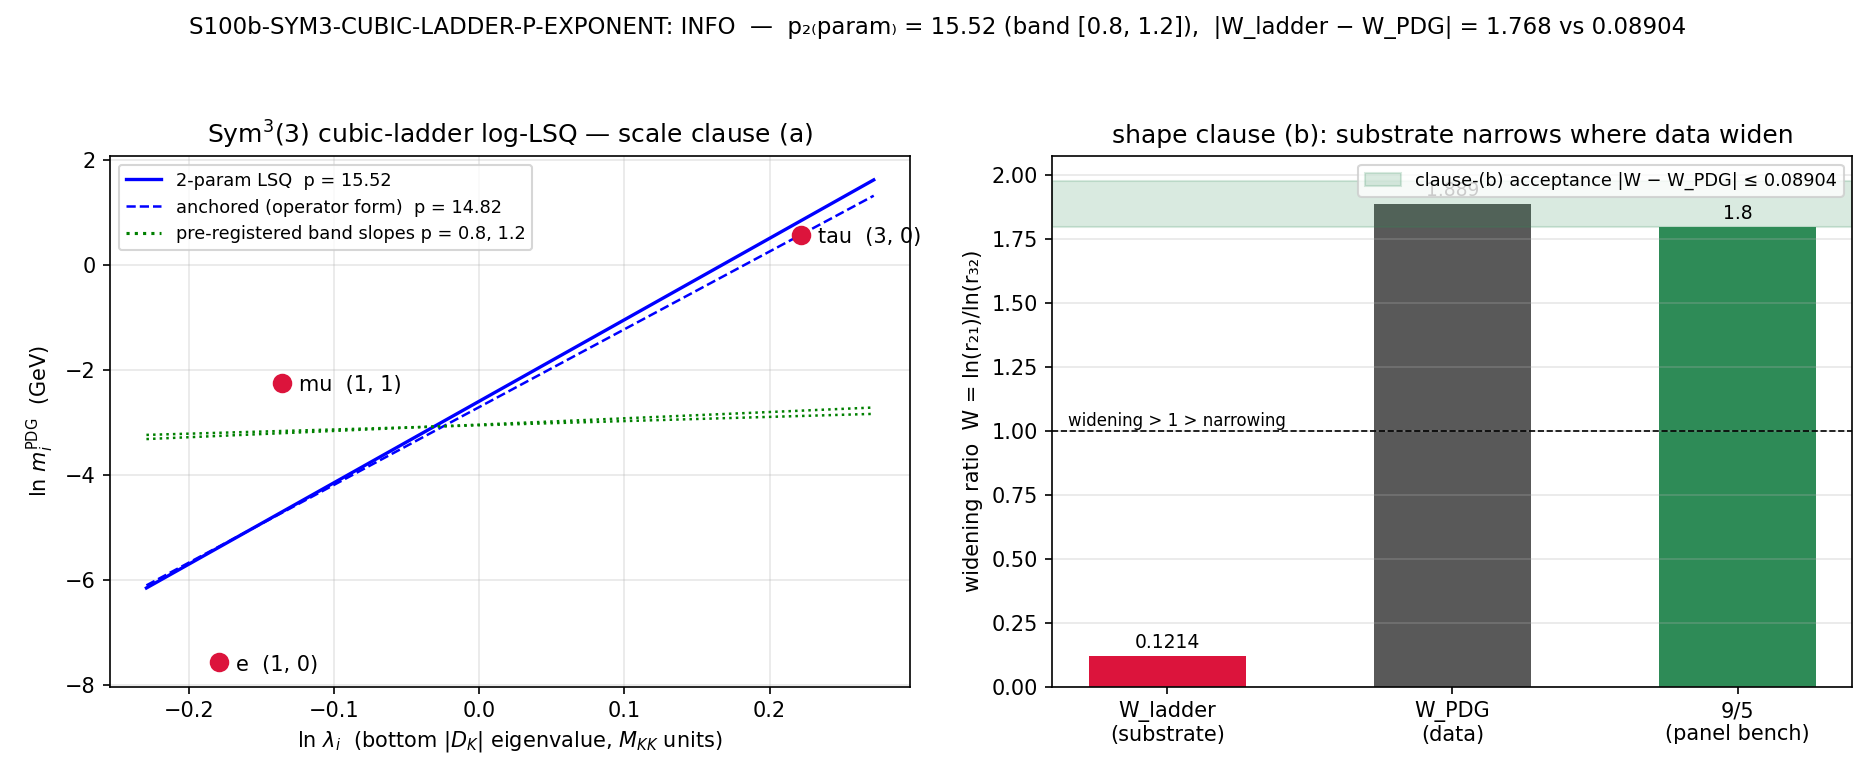

This figure's Python source:
#!/usr/bin/env python3
"""
S100b W2-1 S100b-SYM3-CUBIC-LADDER-P-EXPONENT — Sym^3(3) cubic-ladder hierarchy exponent
=========================================================================================

Gate: S100b-SYM3-CUBIC-LADDER-P-EXPONENT ([VERIFY], classification PARTICLE)
Plan: sessions/session-plan/session-100b-plan-w2.md §W2-1 (R3 gate block)

Pre-registered threshold (plan §W2-1 operator):
  PASS iff (a) p_fit in [0.8, 1.2] (closed interval)
       AND (b) |W_ladder - W_PDG| <= |9/5 - W_PDG|,
  where W_ladder = ln(lambda_2/lambda_1)/ln(lambda_3/lambda_2),
        W_PDG    = ln(m_mu/m_e)/ln(m_tau_PDG/m_mu).
  Ladder-presence predicate (gates FAIL): lambda_1 < lambda_2 < lambda_3 strict with
  relative separation > 1e-9.
  FAIL iff no ladder (degenerate triple). INFO iff ladder present but (a) or (b) fails
  — the EXPECTED outcome (dual-prior Track B, prior 0.90).

FIT-FORM DUAL EVALUATION (honest in-plan-discrepancy disclosure, math-scripts.md
§"Plan-author discipline" / v3-closure-recovery Class-1 boundary):
  The plan block carries TWO non-identical fit forms:
    (i)  method.description + machinery_pin_map.fit_form: "log-LSQ, 3 points,
         2 params (p, c)" — free-intercept LSQ slope  [HEADLINE p_fit; matches the
         convention tag log-LSQ-3pt-PDG-target; 2 of 3 plan fields]
    (ii) operator.form: p_fit = argmin_p sum_i [ln(m_i/m_3) - p*ln(lambda_i/lambda_3)]^2
         — anchored-at-tau through-origin form on normalized contrasts  [CROSS-CHECK]
  Both are computed; clause (a) is evaluated under BOTH; the script records the
  agreement flag. With the SHA-pinned cache the two values are 15.52 vs 14.82 —
  clause-(a)-equivalent (both far above the band), so the discrepancy is NOT a
  verdict lever (no convention-shopping surface).

Mechanism class (paper-02, fetched-source-only per feedback_research-corpus):
  Teli & Singh, "Fermion Mass Hierarchies and the Exceptional Jordan Algebra"
  (arXiv:2605.24866, SHA-pinned PDF). Hermitian elements of J_3(O_C) yield three
  ordered spectral scales (a, b, c) (closed-form cubic eigenvalues, paper Eq. 75);
  ladder composition R_13 = R_12 R_23 forces a power law Phi(x) = x^p (Eqs. 46-48);
  masses follow sqrt(m_i) ∝ Lambda_i^p (Eq. 63; "square-root regime" p ~= 1).
  Charged leptons = Dynkin-reflected down-sector ladder with an extra spectral
  tilt T_l on the lower rung (Eqs. 61-62). Their global fit promotes (r, p, Phi_e)
  to FITTED spectral moduli: r = -0.98747, p = 0.98747, cos Phi_e = -0.50877,
  chi^2_log = 0.0745 (runtime-verified against the SHA-pinned PDF below).
  Substrate realization: the bottom-3 generation-sector eigenvalues of D_K on
  Jensen-deformed SU(3) at tau_fold — sectors (1,0)/(1,1)/(3,0), C_2 = (4/3, 3, 6) —
  play the role of the ordered spectral scales (a, b, c). NOTHING is fitted on the
  substrate side: the eigenvalues are derived, which is exactly the §VII.BL
  Generation-Blindness test content.

CIRCULARITY GUARD (SOURCE-RECON class-(d), plan pdg_pins):
  canonical m_tau = 2.062 is the S42 modulus mass at fold (M_KK units) = the S62
  J-ratio image 19.52 x m_mu — a FRAMEWORK-DERIVED value, NOT the PDG tau mass.
  The PDG target MUST be m_tau_PDG = 1.77686 GeV (plan inline pin; ALSO canonical
  since S100a, gate S100a-CONNES-DISTANCE-LADDER — runtime-asserted equal).
  This script asserts the target NEVER touches m_tau = 2.062.

STRUCTURAL ANNOTATION (plan method, not gate-bearing):
  The mass-sector mapping is PHASE-FREE (real LSQ on |lambda| magnitudes vs real
  PDG masses), consistent with the S99 reality adjudication: mass splitting comes
  from |w| only; the octonionic-phase analog (arg w) lives in the MIXING sector
  (PMNS/CP), not in masses. Paper-02's fitted charged-lepton octonionic phase
  Phi_e (entering their cubic det-invariant tau, Table II "64 cos Phi_e") is
  therefore mapped onto the MIXING sector of eps_LX, not onto this mass fit.

Inputs (SHA-256 dual-pinned; S84+ schema):
  - computations/session-84/s84_spectrum_cache_L12_tau019.npz   (HARD-pinned vs plan SHA)
  - downloads/research-sweep-s99/ncg-spectral-action/02_Jordan-spectral_Fermion-Mass-
    Hierarchies-Exceptional-Jordan-Algebra.pdf                   (HARD-pinned vs plan SHA)
  - sessions/permanent-results-registry.md                       (runtime SHA; §VII.BL cited)
  - computations/_shared/canonical_constants.py                  (runtime SHA; feeds audit)
  - script bytes (feeds BOTH audit_sha256 and content_sha256)
  - machinery pinmap JSON (sectors, assignment, fit forms, thresholds, pdg pins)
    folded into the pin map (feeds audit_sha256)

Output 4-tuple:
  (value=<payload>, scheme=Sym3-cubic-ladder-paper02,
   convention=log-LSQ-3pt-PDG-target, L_max=12)

DISCIPLINE
----------
- `from canonical_constants import *`; intermediates tagged `# (local)`
- cpu-cap-OMP8 (3-point fit; OMP_NUM_THREADS=8 BEFORE numpy import) per plan GPU_path
- dual-SHA (audit + content) per S84+; verdict via emit_verdict MCP tool
  (script PRINTS the payload via print_verdict_payload; NEVER open("a") the
  verdict file — Windows cross-process append race, S98 lost 5/8 lines)
- directional prediction pre-registered in the plan substitution chain =>
  sign/magnitude/regime 3-tuple in the payload (all-three-or-none), with the
  schema-v2 collapse rule asserted consistent with the gate-rubric composite
- exit code reflects script health ONLY (math-scripts.md §"Exit Codes")
"""

from __future__ import annotations

# ---------------------------------------------------------------------------
# Section 0 — CPU thread cap BEFORE numpy import (plan GPU_path: cpu-cap-OMP8)
# ---------------------------------------------------------------------------
import os
import sys

os.environ.setdefault("OMP_NUM_THREADS", "8")
os.environ.setdefault("MKL_NUM_THREADS", "8")

# canonical_constants.py lives in computations/_shared/ — put it on sys.path
# before the import (idiom matching computations/session-99/s99_w3_seesaw_summnu.py).
_SHARED_PATH = os.path.join(
    os.path.dirname(os.path.dirname(os.path.abspath(__file__))), "_shared"
)
if _SHARED_PATH not in sys.path:
    sys.path.insert(0, _SHARED_PATH)

# ---------------------------------------------------------------------------
# Section 1 — Canonical constants (MANDATORY first import)
# ---------------------------------------------------------------------------
from canonical_constants import *  # noqa: F401,F403,E402  (m_e, m_mu, m_tau_PDG, m_tau, tau_fold, M_KK)

# ---------------------------------------------------------------------------
# Section 2 — Standard imports
# ---------------------------------------------------------------------------
import hashlib  # noqa: E402
import json  # noqa: E402
import time  # noqa: E402
from fractions import Fraction  # noqa: E402
from pathlib import Path  # noqa: E402

import numpy as np  # noqa: E402  (3x3-scale algebra only -> CPU correct per plan pin)

import matplotlib  # noqa: E402

matplotlib.use("Agg")
import matplotlib.pyplot as plt  # noqa: E402

# ---------------------------------------------------------------------------
# Section 3 — Paths + pre-registration (plan §W2-1)
# ---------------------------------------------------------------------------
SESSION_DIR = Path(__file__).resolve().parent
COMPUTATIONS_DIR = SESSION_DIR.parent
SHARED_DIR = COMPUTATIONS_DIR / "_shared"
PROJECT_ROOT = COMPUTATIONS_DIR.parent

SESSION = "100b"                                                   # (local)
GATE_ID = "S100b-SYM3-CUBIC-LADDER-P-EXPONENT"                     # (local)
SCHEME = "Sym3-cubic-ladder-paper02"                               # (local)
CONVENTION = "log-LSQ-3pt-PDG-target"                              # (local)
L_MAX = 12                                                         # (local) cache truncation

# Pre-registered gate boundaries (plan §W2-1; strict_PASS_boundary + operator)
P_BAND_LO = 0.8                # clause (a) lower edge, closed interval (Sage-QQ 4/5)   # (local)
P_BAND_HI = 1.2                # clause (a) upper edge, closed interval (Sage-QQ 6/5)   # (local)
W_BENCH_CANDIDATE = 9.0 / 5.0  # 9/5 = 1.800 S99 fermion-mass-panel widening candidate  # (local)
LADDER_RELSEP_MIN = 1e-9       # ladder-presence strict-ordering relative separation    # (local)
PUBLICATION_SIG_FIGS = 4       # p_fit, W_ladder published at 4 sig figs (Class 8.3)    # (local)

# Pinned generation-sector assignment (plan machinery_pin_map; lowest-C_2 first)
SECTORS = [(1, 0), (1, 1), (3, 0)]                                 # (local)
GENERATIONS = ["e", "mu", "tau"]                                   # (local)

# Plan-freeze dry-run reference eigenvalues (2026-06-06; same SHA-pinned cache —
# recomputed here, compared as a drift check; plan §W2-1 substitution_chain Step 1)
LAMBDA_PLANFREEZE_REF = (
    0.8358935078737343,
    0.8729750338775074,
    1.2482641332621027,
)                                                                  # (local)
W_BENCH_PLANFREEZE_REF = 0.08910  # plan-freeze reference for |9/5 - W_PDG|     # (local)

# PDG pins (plan pdg_pins). m_e, m_mu imported from canonical_constants (PDG 2024
# full precision; the plan's printed 0.000510999 / 0.105658 are their rounded forms).
# m_tau_PDG: plan INLINE PIN 1.77686 GeV (PDG-2024, 1776.86 +- 0.12 MeV); ALSO
# canonical since S100a — both sourced and asserted equal below.
M_TAU_PDG_PLAN_INLINE = 1.77686  # GeV; plan §W2-1 inline pin (PDG-2024 vintage)  # (local)

# Plan-pinned input SHAs (input_files block)
SHA_CACHE_PLAN = "9e6d9cf7fd6a6949d622441b26fb9c2fa568654a22dc802e99898c326ca0f8d9"  # (local)
SHA_PAPER02_PLAN = "86f95f0839ca24df6d7290bea9718bbba2c73fb350a43a37761227d1bfe32435"  # (local)

CACHE_PATH = COMPUTATIONS_DIR / "session-84" / "s84_spectrum_cache_L12_tau019.npz"
PAPER02_PATH = (
    PROJECT_ROOT
    / "downloads"
    / "research-sweep-s99"
    / "ncg-spectral-action"
    / "02_Jordan-spectral_Fermion-Mass-Hierarchies-Exceptional-Jordan-Algebra.pdf"
)
REGISTRY_PATH = PROJECT_ROOT / "sessions" / "permanent-results-registry.md"
CANONICAL_PATH = SHARED_DIR / "canonical_constants.py"

OUT_NPZ = SESSION_DIR / "s100b_w2_1_sym3_cubic_ladder_p_exponent.npz"
OUT_PNG = SESSION_DIR / "s100b_w2_1_sym3_cubic_ladder_p_exponent.png"

INPUT_FILES = [CANONICAL_PATH, CACHE_PATH, PAPER02_PATH, REGISTRY_PATH]


# ---------------------------------------------------------------------------
# Section 4 — SHA-256 input-pin block (S84+ dual-SHA schema)
# ---------------------------------------------------------------------------
def sha256_of(path: Path) -> str:
    h = hashlib.sha256()  # (local)
    try:
        h.update(path.read_bytes())
    except OSError:
        return ""
    return h.hexdigest()


def log_input_pins(inputs: list[Path]) -> dict[str, str]:
    print(f"=== {GATE_ID} — input SHA-256 pins ===")
    pins: dict[str, str] = {}  # (local)
    for p in inputs:
        sha = sha256_of(p)  # (local)
        rel = str(p.relative_to(PROJECT_ROOT)).replace("\\", "/")  # (local)
        print(f"  {rel}: {sha[:16]}...")
        pins[rel] = sha
    return pins


def compute_dual_sha(
    script_path: Path, canonical_path: Path, pins: dict[str, str]
) -> tuple[str, str]:
    """(audit_sha256, content_sha256) per S84+ schema.

    audit_sha256   = sha256( script || canonical_constants.py || pinmap_json )
        where pinmap_json covers {file relpath: sha} PLUS the machinery pinmap
        pseudo-entry (PINMAP::machinery -> sha256 of the machinery-pin JSON),
        satisfying the plan audit_discriminators list: ["script", "s84 cache SHA",
        "pinmap (sectors, assignment, fit_form, thresholds, pdg_pins)",
        "canonical_constants.py SHA at runtime"].
    content_sha256 = sha256( script )
    """
    script_bytes = script_path.read_bytes()  # (local)
    canonical_bytes = canonical_path.read_bytes()  # (local)
    pinmap_json = json.dumps(
        dict(sorted(pins.items())), separators=(",", ":"), sort_keys=True
    ).encode("utf-8")  # (local)

    h_audit = hashlib.sha256()  # (local)
    h_audit.update(script_bytes)
    h_audit.update(canonical_bytes)
    h_audit.update(pinmap_json)

    h_content = hashlib.sha256()  # (local)
    h_content.update(script_bytes)
    return h_audit.hexdigest(), h_content.hexdigest()


# ---------------------------------------------------------------------------
# Section 5 — Compute
# ---------------------------------------------------------------------------
def casimir_su3(p: int, q: int) -> Fraction:
    """Exact SU(3) quadratic Casimir C_2(p,q) = (p^2 + q^2 + pq + 3p + 3q)/3."""
    return Fraction(p * p + q * q + p * q + 3 * p + 3 * q, 3)


def verify_paper02_bestfit(pdf_path: Path) -> dict:
    """Runtime verification that the cited paper-02 best-fit moduli are present
    in the SHA-pinned PDF (fetched-source-only discipline; NOT gate-bearing).
    Targets: r = -0.98747, p = 0.98747, cos Phi_e = -0.50877, chi2_log = 0.0745.
    """
    out = {
        "extraction_ok": False,
        "found_098747_count": 0,
        "found_050877": False,
        "found_00745": False,
    }  # (local)
    try:
        from pypdf import PdfReader  # noqa: E402

        reader = PdfReader(str(pdf_path))  # (local)
        text = "".join(pg.extract_text() for pg in reader.pages)  # (local)
        compact = "".join(text.split())  # (local) whitespace-stripped
        out["found_098747_count"] = compact.count("0.98747")
        out["found_050877"] = "0.50877" in compact
        out["found_00745"] = "0.0745" in compact
        out["extraction_ok"] = (
            out["found_098747_count"] >= 2 and out["found_050877"] and out["found_00745"]
        )
    except Exception as exc:  # pragma: no cover — diagnostic only
        out["error"] = repr(exc)
    return out


def collapse_3tuple(sign_v: str, mag_v: str, regime_v: str) -> str:
    """Schema-v2 composite-collapse rule (gate-verdicts.md; pre-registered)."""
    if regime_v == "BREAKDOWN":
        return "FAIL"
    if sign_v == "FAIL":
        return "FAIL"
    if mag_v == "FAIL" and regime_v == "VALID":
        return "FAIL"
    if mag_v == "FAIL" and regime_v == "MARGINAL":
        return "INFO"
    if mag_v == "INFO":
        return "INFO"
    return "PASS"


def compute() -> dict:
    r: dict = {}  # (local) result accumulator

    # --- 5.0 Input-integrity hard asserts (plan-pinned SHAs) ------------------
    sha_cache = sha256_of(CACHE_PATH)  # (local)
    sha_paper = sha256_of(PAPER02_PATH)  # (local)
    assert sha_cache == SHA_CACHE_PLAN, (
        f"cache SHA drift: {sha_cache} != plan pin {SHA_CACHE_PLAN}"
    )
    assert sha_paper == SHA_PAPER02_PLAN, (
        f"paper-02 SHA drift: {sha_paper} != plan pin {SHA_PAPER02_PLAN}"
    )
    registry_bytes = REGISTRY_PATH.read_bytes()  # (local)
    vii_bl_cited = b"VII.BL" in registry_bytes  # (local)
    assert vii_bl_cited, "permanent-results-registry.md lacks §VII.BL anchor"
    r["vii_bl_present_in_registry"] = vii_bl_cited

    # --- 5.1 Circularity guard (plan pdg_pins; SOURCE-RECON class-(d)) --------
    # m_tau_PDG: canonical (S100a) MUST equal the plan inline pin 1.77686.
    assert m_tau_PDG == M_TAU_PDG_PLAN_INLINE, (
        f"m_tau_PDG canonical {m_tau_PDG} != plan inline pin {M_TAU_PDG_PLAN_INLINE}"
    )
    m_tau_target = m_tau_PDG  # (local) THE PDG target used below
    # The forbidden framework-derived value (canonical m_tau = 2.062, the S42
    # modulus mass = S62 J-ratio image 19.52 x m_mu) must NOT be the target:
    assert m_tau_target != m_tau, (
        "CIRCULARITY GUARD TRIPPED: PDG target equals canonical m_tau=2.062"
    )
    j_ratio_image = 19.52 * m_mu  # (local) S62 J-ratio image, documents the identity
    r["guard_m_tau_canonical"] = float(m_tau)
    r["guard_j_ratio_image_19p52_mmu"] = float(j_ratio_image)
    r["guard_m_tau_is_j_ratio_image"] = bool(abs(m_tau - j_ratio_image) < 5e-4)
    r["m_tau_target_GeV"] = float(m_tau_target)
    r["m_e_GeV"] = float(m_e)
    r["m_mu_GeV"] = float(m_mu)

    # --- 5.2 Load the SHA-pinned L12 master spectrum cache --------------------
    cache = np.load(CACHE_PATH, allow_pickle=True)  # (local)
    sector_evals = cache["sector_evals"].item()  # (local) {(p,q): {dim, level, abs_evals}}
    lambdas = np.array(
        [float(np.min(np.asarray(sector_evals[pq]["abs_evals"]))) for pq in SECTORS]
    )  # (local) bottom |eigenvalue| per sector, M_KK units
    r["lambdas_MKK"] = lambdas
    r["sector_dims"] = np.array([int(sector_evals[pq]["dim"]) for pq in SECTORS])

    # Plan-freeze drift check (same SHA-pinned cache => must be bit-identical)
    drift = np.max(
        np.abs(lambdas - np.array(LAMBDA_PLANFREEZE_REF)) / np.array(LAMBDA_PLANFREEZE_REF)
    )  # (local)
    assert drift < 1e-12, f"eigenvalue drift vs plan-freeze reference: {drift}"
    r["planfreeze_drift_max_rel"] = float(drift)

    # Exact C_2 rationals + triality diagnostic
    c2_exact = [casimir_su3(p, q) for (p, q) in SECTORS]  # (local)
    assert c2_exact == [Fraction(4, 3), Fraction(3), Fraction(6)], (
        f"C_2 mismatch: {c2_exact}"
    )
    r["C2_exact_str"] = json.dumps([str(c) for c in c2_exact])
    r["C2_float"] = np.array([float(c) for c in c2_exact])
    r["triality_t"] = np.array([(p - q) % 3 for (p, q) in SECTORS])  # expect (1, 0, 0)

    # --- 5.3 Ladder-presence predicate (gates FAIL) ----------------------------
    relsep = np.diff(lambdas) / lambdas[:-1]  # (local) relative separations
    ladder_present = bool(np.all(np.diff(lambdas) > 0) and np.all(relsep > LADDER_RELSEP_MIN))  # (local)
    r["relsep"] = relsep
    r["ladder_present"] = ladder_present

    # --- 5.4 Log coordinates ----------------------------------------------------
    masses = np.array([m_e, m_mu, m_tau_target])  # (local) GeV, PDG pins
    x = np.log(lambdas)  # (local) ln lambda_i
    y = np.log(masses)  # (local) ln m_i

    # --- 5.5 Fits (dual-form; see module docstring) ------------------------------
    # (i) HEADLINE: 2-param free-intercept log-LSQ (method.description +
    #     machinery_pin_map.fit_form; convention=log-LSQ-3pt-PDG-target)
    xbar, ybar = x.mean(), y.mean()  # (local)
    p_fit_2param = float(np.sum((x - xbar) * (y - ybar)) / np.sum((x - xbar) ** 2))  # (local)
    c_fit = float(ybar - p_fit_2param * xbar)  # (local) intercept
    # (ii) CROSS-CHECK: operator-block anchored form, argmin over p only of
    #      sum_i [ln(m_i/m_3) - p ln(lambda_i/lambda_3)]^2 (through-origin on contrasts)
    u = x - x[2]  # (local)
    v = y - y[2]  # (local)
    p_fit_anchored = float(np.sum(u * v) / np.sum(u * u))  # (local)
    # Per-step exponents (substitution-chain Steps 4-5 mirror)
    p_21 = float((y[1] - y[0]) / (x[1] - x[0]))  # (local)
    p_32 = float((y[2] - y[1]) / (x[2] - x[1]))  # (local)
    r.update(
        p_fit_2param=p_fit_2param,
        c_fit=c_fit,
        p_fit_anchored=p_fit_anchored,
        p_21=p_21,
        p_32=p_32,
        p_paper_convention=p_fit_2param / 2.0,  # paper Eq. 63 sqrt(m) ∝ Λ^p => ln m = 2p ln Λ
    )

    # --- 5.6 Clause (a): interval membership ------------------------------------
    clause_a_2param = bool(P_BAND_LO <= p_fit_2param <= P_BAND_HI)  # (local)
    clause_a_anchored = bool(P_BAND_LO <= p_fit_anchored <= P_BAND_HI)  # (local)
    fit_form_clause_agreement = clause_a_2param == clause_a_anchored  # (local)
    clause_a = clause_a_2param  # (local) headline form is gate-bearing
    r.update(
        clause_a=clause_a,
        clause_a_2param=clause_a_2param,
        clause_a_anchored=clause_a_anchored,
        fit_form_clause_agreement=fit_form_clause_agreement,
    )

    # --- 5.7 Clause (b): shape test (p-independent under a pure power law) ------
    W_ladder = float((x[1] - x[0]) / (x[2] - x[1]))  # (local) ln(l2/l1)/ln(l3/l2)
    W_PDG = float((y[1] - y[0]) / (y[2] - y[1]))  # (local) ln(mmu/me)/ln(mtau/mmu)
    benchmark = abs(W_BENCH_CANDIDATE - W_PDG)  # (local) |9/5 - W_PDG| from pins at runtime
    residual = abs(W_ladder - W_PDG)  # (local)
    clause_b = bool(residual <= benchmark)  # (local)
    # Internal-consistency identity: W_ladder / W_PDG == p_32 / p_21 exactly
    ident_resid = abs(W_ladder / W_PDG - p_32 / p_21)  # (local)
    assert ident_resid < 1e-12, f"W-ratio/per-step-exponent identity broken: {ident_resid}"
    r.update(
        W_ladder=W_ladder,
        W_PDG=W_PDG,
        benchmark_abs_9_5_minus_WPDG=benchmark,
        residual_abs_Wladder_minus_WPDG=residual,
        clause_b=clause_b,
        identity_Wratio_vs_perstep_resid=ident_resid,
        benchmark_planfreeze_ref=W_BENCH_PLANFREEZE_REF,
    )

    # --- 5.8 Diagnostics (NOT gate-bearing) --------------------------------------
    # Friedrich-Bär ratios eta_FB = lambda_min / sqrt(C_2 + 1) per sector, and the
    # pure-Casimir-ladder widening W_Casimir (what an undeformed sqrt(C_2+1)
    # tower would give): both document the Casimir-scaling floor of the chain.
    eta_fb = lambdas / np.sqrt(r["C2_float"] + 1.0)  # (local)
    c2p1 = r["C2_float"] + 1.0  # (local)
    W_casimir = float(
        (0.5 * np.log(c2p1[1] / c2p1[0])) / (0.5 * np.log(c2p1[2] / c2p1[1]))
    )  # (local)
    r["eta_FB"] = eta_fb
    r["W_casimir"] = W_casimir
    # eps_LX two-axis gap quantification (plan INFO_meaning)
    r["scale_gap_p_over_1"] = p_fit_2param / 1.0
    r["shape_gap_residual_over_benchmark"] = residual / benchmark

    # --- 5.9 Paper-02 runtime verification (fetched-source-only) ----------------
    r["paper02_verification"] = verify_paper02_bestfit(PAPER02_PATH)

    # --- 5.10 Verdict (gate rubric, plan §W2-1) ----------------------------------
    if not ladder_present:
        composite = "FAIL"  # (local)
    elif clause_a and clause_b:
        composite = "PASS"  # (local)
    else:
        composite = "INFO"  # (local)
    r["composite"] = composite

    # --- 5.11 Schema-v2 3-tuple (directional prediction pre-registered in the
    #          plan substitution chain => all-three-or-none required) ------------
    # sign: chain predicts p out-of-band ABOVE (O(10-100)) AND ladder narrowing
    #       where the data widen (W_ladder < W_PDG) AND both clauses fail.
    predicted_direction_realized = (
        (p_fit_2param > P_BAND_HI)
        and (W_ladder < W_PDG)
        and (not clause_a)
        and (not clause_b)
    )  # (local)
    if not ladder_present:
        sign_v = "N/A"  # (local) degenerate triple: no directional content
    else:
        sign_v = "PASS" if predicted_direction_realized else "FAIL"  # (local)
    # magnitude: gate-rubric mapping — PASS iff both clauses pass; INFO iff ladder
    # present with a clause failure (the pre-registered INFO band is UNBOUNDED by
    # construction: INFO_meaning assigns ANY ladder-present clause-failure to INFO);
    # FAIL iff no ladder.
    if not ladder_present:
        mag_v = "FAIL"  # (local)
    elif clause_a and clause_b:
        mag_v = "PASS"  # (local)
    else:
        mag_v = "INFO"  # (local)
    # regime: deterministic 3-point closed-form fit on cache reads — no expansion,
    # no scan, no auto-shortening => VALID throughout.
    regime_v = "VALID"  # (local)
    collapsed = collapse_3tuple(sign_v, mag_v, regime_v)  # (local)
    assert collapsed == composite, (
        f"3-tuple collapse {collapsed} != gate-rubric composite {composite}"
    )
    r.update(sign_verdict=sign_v, magnitude_verdict=mag_v, regime_verdict=regime_v)

    # --- 5.12 Dual-prior track resolution (plan dual_prior discriminator) -------
    if composite == "PASS":
        track = "track_A_posterior_0.9"  # (local)
    elif composite == "INFO" and not clause_a:
        track = "track_B_posterior_0.9"  # (local)
    else:
        track = "degenerate_triple_reexamine_assignment"  # (local)
    r["dual_prior_resolution"] = track

    return r


# ---------------------------------------------------------------------------
# Section 6 — Payload printer (agent calls mcp__knowledge__emit_verdict)
# ---------------------------------------------------------------------------
def print_verdict_payload(
    verdict: str,
    value,
    audit_sha: str,
    content_sha: str,
    sign_verdict: str | None = None,
    magnitude_verdict: str | None = None,
    regime_verdict: str | None = None,
    companion_note: str = "",
    extra_rows: list[str] | None = None,
) -> dict:
    payload: dict = {
        "session": SESSION,  # letter-suffixed sub-session => string, not int
        "gate_id": GATE_ID,
        "verdict": verdict,
        "value": str(value),
        "scheme": SCHEME,
        "convention": CONVENTION,
        "l_max": str(L_MAX),
        "audit_sha256": audit_sha,
        "content_sha256": content_sha,
        "schema_version": "S84+",
    }  # (local)
    if companion_note:
        payload["companion_note"] = companion_note
    if not (sign_verdict is None and magnitude_verdict is None and regime_verdict is None):
        payload["sign_verdict"] = sign_verdict
        payload["magnitude_verdict"] = magnitude_verdict
        payload["regime_verdict"] = regime_verdict
    if extra_rows:
        payload["extra_rows"] = list(extra_rows)
    print("<<<EMIT_VERDICT_PAYLOAD>>>")
    print(json.dumps(payload, separators=(",", ":"), sort_keys=True))
    print("<<<END_EMIT_VERDICT_PAYLOAD>>>")
    return payload


# ---------------------------------------------------------------------------
# Section 7 — Plot
# ---------------------------------------------------------------------------
def make_plot(r: dict) -> None:
    lam = r["lambdas_MKK"]  # (local)
    masses = np.array([r["m_e_GeV"], r["m_mu_GeV"], r["m_tau_target_GeV"]])  # (local)
    x = np.log(lam)  # (local)
    y = np.log(masses)  # (local)

    fig, axes = plt.subplots(1, 2, figsize=(12.5, 5.2))  # (local)

    ax = axes[0]  # (local)
    ax.scatter(x, y, s=70, c="crimson", zorder=5)
    for xi, yi, g, pq in zip(x, y, GENERATIONS, SECTORS):
        ax.annotate(
            f"{g}  {pq}", (xi, yi), textcoords="offset points", xytext=(8, -4), fontsize=10
        )
    xx = np.linspace(x.min() - 0.05, x.max() + 0.05, 50)  # (local)
    ax.plot(
        xx,
        r["p_fit_2param"] * xx + r["c_fit"],
        "b-",
        lw=1.6,
        label=f"2-param LSQ  p = {r['p_fit_2param']:.4g}",
    )
    ax.plot(
        xx,
        y[2] + r["p_fit_anchored"] * (xx - x[2]),
        "b--",
        lw=1.2,
        label=f"anchored (operator form)  p = {r['p_fit_anchored']:.4g}",
    )
    xc, yc = x.mean(), y.mean()  # (local) centroid for band wedge
    for pb, ls in [(P_BAND_LO, ":"), (P_BAND_HI, ":")]:
        ax.plot(xx, yc + pb * (xx - xc), color="green", ls=ls, lw=1.2)
    ax.plot([], [], "g:", label="pre-registered band slopes p = 0.8, 1.2")
    ax.set_xlabel(r"$\ln\,\lambda_i$  (bottom $|D_K|$ eigenvalue, $M_{KK}$ units)")
    ax.set_ylabel(r"$\ln\,m_i^{\rm PDG}$  (GeV)")
    ax.set_title("Sym$^3$(3) cubic-ladder log-LSQ — scale clause (a)")
    ax.legend(fontsize=8.5, loc="upper left")
    ax.grid(alpha=0.3)

    ax = axes[1]  # (local)
    labels = ["W_ladder\n(substrate)", "W_PDG\n(data)", "9/5\n(panel bench)"]  # (local)
    vals = [r["W_ladder"], r["W_PDG"], W_BENCH_CANDIDATE]  # (local)
    bars = ax.bar(labels, vals, color=["crimson", "0.35", "seagreen"], width=0.55)  # (local)
    bench = r["benchmark_abs_9_5_minus_WPDG"]  # (local)
    ax.axhspan(
        r["W_PDG"] - bench,
        r["W_PDG"] + bench,
        color="seagreen",
        alpha=0.18,
        label=f"clause-(b) acceptance |W − W_PDG| ≤ {bench:.4g}",
    )
    ax.axhline(1.0, color="k", lw=0.8, ls="--")
    ax.text(0.02, 1.02, "widening > 1 > narrowing", fontsize=8, transform=ax.get_yaxis_transform())
    for b, vv in zip(bars, vals):
        ax.text(b.get_x() + b.get_width() / 2, vv + 0.03, f"{vv:.4g}", ha="center", fontsize=9)
    ax.set_ylabel("widening ratio  W = ln(r₂₁)/ln(r₃₂)")
    ax.set_title("shape clause (b): substrate narrows where data widen")
    ax.legend(fontsize=8.5)
    ax.grid(alpha=0.3, axis="y")

    fig.suptitle(
        f"{GATE_ID}: {r['composite']}  —  p₂₍param₎ = {r['p_fit_2param']:.4g} "
        f"(band [0.8, 1.2]),  |W_ladder − W_PDG| = "
        f"{r['residual_abs_Wladder_minus_WPDG']:.4g} vs {bench:.4g}",
        fontsize=11,
    )
    fig.tight_layout(rect=(0, 0, 1, 0.94))
    fig.savefig(OUT_PNG, dpi=150)
    plt.close(fig)
    print(f"  plot written: {OUT_PNG.name}")


# ---------------------------------------------------------------------------
# Section 8 — Main
# ---------------------------------------------------------------------------
def main() -> int:
    t0 = time.time()  # (local)

    # 1. Input pins + machinery pinmap -> dual SHA
    pins = log_input_pins(INPUT_FILES)  # (local)
    machinery_pinmap = {
        "gate_id": GATE_ID,
        "sectors": [list(pq) for pq in SECTORS],
        "generation_assignment": dict(zip(GENERATIONS, [str(pq) for pq in SECTORS])),
        "eigenvalue_selector": "min(abs_evals) per sector",
        "fit_form_headline": "log-LSQ 3pt 2-param (p, c), natural log, unweighted",
        "fit_form_operator_crosscheck": "argmin_p sum_i [ln(m_i/m_3) - p ln(lambda_i/lambda_3)]^2",
        "thresholds": {
            "p_band": [P_BAND_LO, P_BAND_HI],
            "widening_benchmark": "|9/5 - W_PDG| from pins at runtime",
            "ladder_relsep_min": LADDER_RELSEP_MIN,
        },
        "pdg_pins": {
            "m_e_GeV": float(m_e),
            "m_mu_GeV": float(m_mu),
            "m_tau_PDG_GeV": M_TAU_PDG_PLAN_INLINE,
            "forbidden_target_m_tau": float(m_tau),
        },
        "scheme": SCHEME,
        "convention": CONVENTION,
        "L_max": L_MAX,
        "random_seed": "N/A",
        "GPU_path": "cpu-cap-OMP8",
    }  # (local)
    pinmap_machinery_json = json.dumps(
        machinery_pinmap, separators=(",", ":"), sort_keys=True
    )  # (local)
    pins["PINMAP::machinery"] = hashlib.sha256(
        pinmap_machinery_json.encode("utf-8")
    ).hexdigest()
    print(f"  PINMAP::machinery: {pins['PINMAP::machinery'][:16]}...")

    script_path = Path(__file__).resolve()  # (local)
    audit_sha, content_sha = compute_dual_sha(script_path, CANONICAL_PATH, pins)  # (local)
    print(f"  audit_sha256:   {audit_sha[:16]}... (script+canonical+pinmap)")
    print(f"  content_sha256: {content_sha[:16]}... (script only)")
    print()

    # 2. Compute
    r = compute()  # (local)

    # 3. Report
    lam = r["lambdas_MKK"]  # (local)
    print("=== eigenvalue triple (M_KK units, tau_fold cache) ===")
    for g, pq, lv, c2s, t in zip(
        GENERATIONS, SECTORS, lam, json.loads(r["C2_exact_str"]), r["triality_t"]
    ):
        print(f"  {g:>3} <- {pq}: lambda_min = {lv:.16f}   C_2 = {c2s}   t = {t}")
    print(f"  ladder present: {r['ladder_present']}  (rel seps {r['relsep']})")
    print(f"  plan-freeze drift (max rel): {r['planfreeze_drift_max_rel']:.3e}")
    print()
    print("=== fits ===")
    print(f"  p_fit (2-param HEADLINE)  = {r['p_fit_2param']:.6f}   c = {r['c_fit']:.6f}")
    print(f"  p_fit (anchored operator) = {r['p_fit_anchored']:.6f}")
    print(f"  per-step: p_21 = {r['p_21']:.4f}, p_32 = {r['p_32']:.4f} (discordant)")
    print(f"  paper-convention image p/2 = {r['p_paper_convention']:.4f}")
    print(
        f"  clause (a) p in [{P_BAND_LO}, {P_BAND_HI}]: 2param={r['clause_a_2param']}, "
        f"anchored={r['clause_a_anchored']}, agreement={r['fit_form_clause_agreement']}"
    )
    print()
    print("=== shape ===")
    print(f"  W_ladder = {r['W_ladder']:.6f}   W_PDG = {r['W_PDG']:.6f}")
    print(
        f"  residual |W_ladder - W_PDG| = {r['residual_abs_Wladder_minus_WPDG']:.6f}  "
        f"vs benchmark |9/5 - W_PDG| = {r['benchmark_abs_9_5_minus_WPDG']:.6f}"
        f"  (plan-freeze ref {W_BENCH_PLANFREEZE_REF})"
    )
    print(f"  clause (b): {r['clause_b']}")
    print(
        f"  diagnostics: eta_FB = {np.round(r['eta_FB'], 6)}, "
        f"W_casimir = {r['W_casimir']:.6f}"
    )
    print(
        f"  eps_LX two-axis gap: scale x{r['scale_gap_p_over_1']:.4g}, "
        f"shape x{r['shape_gap_residual_over_benchmark']:.4g}"
    )
    print(f"  paper-02 runtime verification: {r['paper02_verification']}")
    print(f"  dual-prior resolution: {r['dual_prior_resolution']}")

    # 4. Persist npz
    np.savez(
        OUT_NPZ,
        lambdas_MKK=r["lambdas_MKK"],
        sectors=np.array(SECTORS),
        sector_dims=r["sector_dims"],
        triality_t=r["triality_t"],
        C2_float=r["C2_float"],
        C2_exact_str=np.array(r["C2_exact_str"]),
        relsep=r["relsep"],
        ladder_present=np.array(r["ladder_present"]),
        planfreeze_drift_max_rel=np.array(r["planfreeze_drift_max_rel"]),
        masses_GeV=np.array([r["m_e_GeV"], r["m_mu_GeV"], r["m_tau_target_GeV"]]),
        m_tau_canonical_forbidden=np.array(r["guard_m_tau_canonical"]),
        m_tau_j_ratio_image=np.array(r["guard_j_ratio_image_19p52_mmu"]),
        m_tau_is_j_ratio_image=np.array(r["guard_m_tau_is_j_ratio_image"]),
        p_fit_2param=np.array(r["p_fit_2param"]),
        c_fit=np.array(r["c_fit"]),
        p_fit_anchored=np.array(r["p_fit_anchored"]),
        p_21=np.array(r["p_21"]),
        p_32=np.array(r["p_32"]),
        p_paper_convention=np.array(r["p_paper_convention"]),
        p_band=np.array([P_BAND_LO, P_BAND_HI]),
        clause_a=np.array(r["clause_a"]),
        clause_a_2param=np.array(r["clause_a_2param"]),
        clause_a_anchored=np.array(r["clause_a_anchored"]),
        fit_form_clause_agreement=np.array(r["fit_form_clause_agreement"]),
        W_ladder=np.array(r["W_ladder"]),
        W_PDG=np.array(r["W_PDG"]),
        benchmark_abs_9_5_minus_WPDG=np.array(r["benchmark_abs_9_5_minus_WPDG"]),
        residual_abs_Wladder_minus_WPDG=np.array(r["residual_abs_Wladder_minus_WPDG"]),
        clause_b=np.array(r["clause_b"]),
        identity_Wratio_vs_perstep_resid=np.array(r["identity_Wratio_vs_perstep_resid"]),
        eta_FB=r["eta_FB"],
        W_casimir=np.array(r["W_casimir"]),
        scale_gap_p_over_1=np.array(r["scale_gap_p_over_1"]),
        shape_gap_residual_over_benchmark=np.array(r["shape_gap_residual_over_benchmark"]),
        composite=np.array(r["composite"]),
        sign_verdict=np.array(r["sign_verdict"]),
        magnitude_verdict=np.array(r["magnitude_verdict"]),
        regime_verdict=np.array(r["regime_verdict"]),
        dual_prior_resolution=np.array(r["dual_prior_resolution"]),
        paper02_verification_json=np.array(json.dumps(r["paper02_verification"])),
        machinery_pinmap_json=np.array(pinmap_machinery_json),
        audit_sha256=np.array(audit_sha),
        content_sha256=np.array(content_sha),
        structural_annotation=np.array(
            "phase-free real LSQ: mass split from |w| only (S99 reality adjudication); "
            "octonionic-phase analog (arg w) maps to the MIXING sector (PMNS/CP) of "
            "eps_LX — paper-02's fitted cos(Phi_e) = -0.50877 charged-lepton phase is a "
            "mixing-sector modulus in the substrate realization, not a mass-fit input"
        ),
    )
    print(f"  npz written: {OUT_NPZ.name}")

    # 5. Plot
    make_plot(r)

    # 6. 4-tuple + verdict payload
    val = (
        f"p2param={r['p_fit_2param']:.4g};panchored={r['p_fit_anchored']:.4g};"
        f"band=[0.8,1.2];Wladder={r['W_ladder']:.4g};WPDG={r['W_PDG']:.4g};"
        f"resid={r['residual_abs_Wladder_minus_WPDG']:.4g};"
        f"bench={r['benchmark_abs_9_5_minus_WPDG']:.4g};"
        f"clauseA={'PASS' if r['clause_a'] else 'FAIL'};"
        f"clauseB={'PASS' if r['clause_b'] else 'FAIL'};"
        f"ladder={'strict' if r['ladder_present'] else 'degenerate'};"
        f"{r['dual_prior_resolution']}"
    )  # (local)
    print(f"(value={val!r}, scheme={SCHEME}, convention={CONVENTION}, L_max={L_MAX})")
    companion = (
        f"eps_LX two-axis gap quantified: scale x{r['scale_gap_p_over_1']:.4g}, "
        f"shape x{r['shape_gap_residual_over_benchmark']:.4g}; PDG target m_tau_PDG=1.77686 "
        f"(canonical m_tau=2.062 EXCLUDED, circularity guard); paper-02 bestfit "
        f"p=0.98747 runtime-verified from SHA-pinned PDF"
    )  # (local)
    extra = [
        (
            "# fit-form dual evaluation: p_2param="
            f"{r['p_fit_2param']:.4g} (method/machinery-pin form, headline) vs p_anchored="
            f"{r['p_fit_anchored']:.4g} (operator-block form); clause-(a) verdict identical "
            f"under both # {GATE_ID} fit-form note"
        ),
        (
            "# phase-free mass fit: octonionic-phase analog (arg w) maps to the MIXING "
            f"sector of eps_LX per the S99 reality adjudication # {GATE_ID} structural annotation"
        ),
    ]  # (local)
    print_verdict_payload(
        r["composite"],
        val,
        audit_sha,
        content_sha,
        sign_verdict=r["sign_verdict"],
        magnitude_verdict=r["magnitude_verdict"],
        regime_verdict=r["regime_verdict"],
        companion_note=companion,
        extra_rows=extra,
    )

    wall = time.time() - t0  # (local)
    print(f"\n=== {GATE_ID}: {r['composite']} (wall {wall:.1f}s) ===")
    # Exit code reflects SCRIPT HEALTH only (math-scripts.md §"Exit Codes and
    # Verdict Semantics"): PASS/FAIL/INFO are data, not exit codes.
    return 0


if __name__ == "__main__":
    sys.exit(main())
